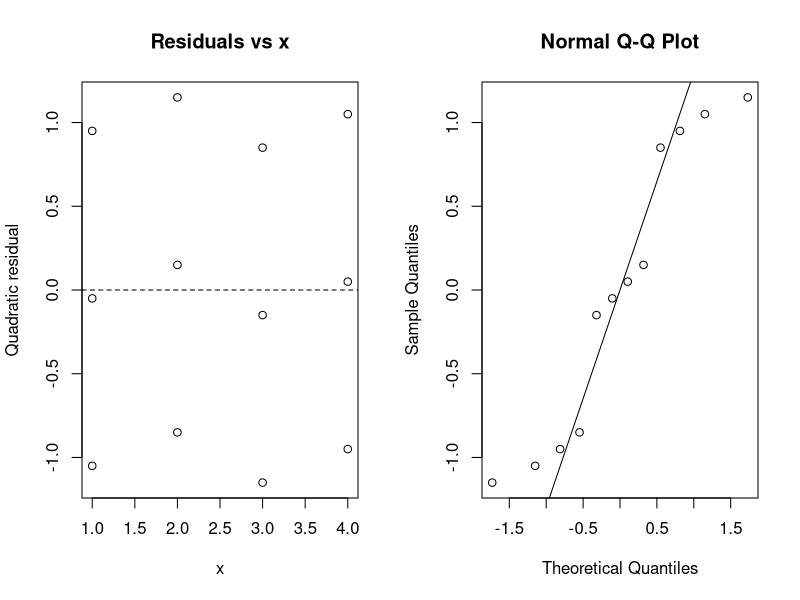

Recreate this plot in R.
# CPSC 440 Learning Atlas: standalone teaching example
# Chapter 11, section: lack-fit
# Run in a fresh R session; no external packages or data files are needed.
# Read the lesson for assumptions, data provenance, and interpretation.

# Original data: four x levels, three independent units per level.
d <- data.frame(x=rep(1:4, each=3),
                y=c(2, 3, 4, 5, 6, 7, 10, 11, 12, 18, 19, 20))
with(d, table(x))
aggregate(y ~ x, data=d, FUN=mean)
line <- lm(y ~ x, data=d)
cell <- lm(y ~ factor(x), data=d)
# The cell model leaves pure error from genuine within-x replication.
ss_pe <- deviance(cell)
df_pe <- df.residual(cell)
ss_lof <- deviance(line) - ss_pe
df_lof <- df.residual(line) - df_pe
F_lof <- (ss_lof/df_lof)/(ss_pe/df_pe)
c(SSE_line=deviance(line), SS_pure_error=ss_pe, SS_lack_of_fit=ss_lof,
  df_pure_error=df_pe, df_lack_of_fit=df_lof, F=F_lof,
  p_value=pf(F_lof, df_lof, df_pe, lower.tail=FALSE))
anova(line, cell)
# A prespecified quadratic offers a second mean-form illustration.
quadratic <- lm(y ~ x + I(x^2), data=d)
coef(quadratic)
anova(quadratic, cell)
par(mfrow=c(1, 2))
plot(d$x, residuals(quadratic), xlab="x", ylab="Quadratic residual",
     main="Residuals vs x")
abline(h=0, lty=2)
qqnorm(residuals(quadratic))
qqline(residuals(quadratic))
par(mfrow=c(1, 1))
# Both intervals below are conditional on the quadratic model assumptions.
predict(quadratic, data.frame(x=2.5), interval="confidence")
predict(quadratic, data.frame(x=2.5), interval="prediction")
